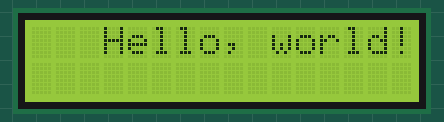
Simulated run of this sketch. Board: Arduino Uno, built with avr-gcc and run on an emulated ATmega328P. On the bench: 16×2 character LCD.

Above: at 0.1 s.
At 2.1 s:
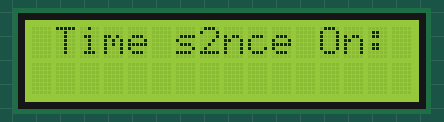
At 11.3 s:
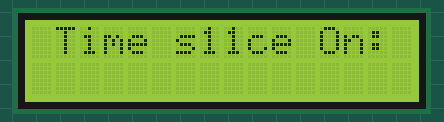
At 20.5 s:
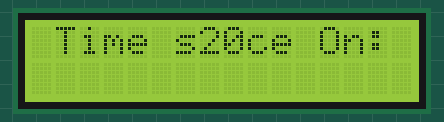
At 29.7 s:
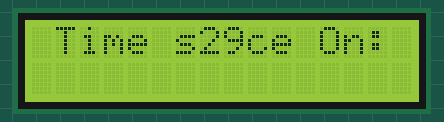
At 38.8 s:
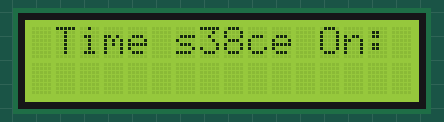

The sketch:

LCD_I2C_test_file.ino
```cpp
#include <LiquidCrystal_I2C.h>

LiquidCrystal_I2C lcd(0x27, 16, 2); // set the LCD address to 0x27 for a 16 chars and 2 line display

/*declaring variables*/
int t = 0;

void setup()
{
  lcd.begin();                      // initialize the lcd
  // Print a message to the LCD.
  lcd.backlight();
  lcd.setCursor(3, 0);
  lcd.print("Hello, world!");
  delay(2000);
  lcd.clear();
}


void loop()
{
  t = millis() / 1000;
  lcd.setCursor(1, 0);
  lcd.print("Time since On:");
  lcd.setCursor(7,0);
  lcd.print(t);
  delay(1000);
  lcd.clear();

}
```

Measured:
- what the display in image 1 shows lasts 1.0 s, from 2.1 s to 3.1 s
